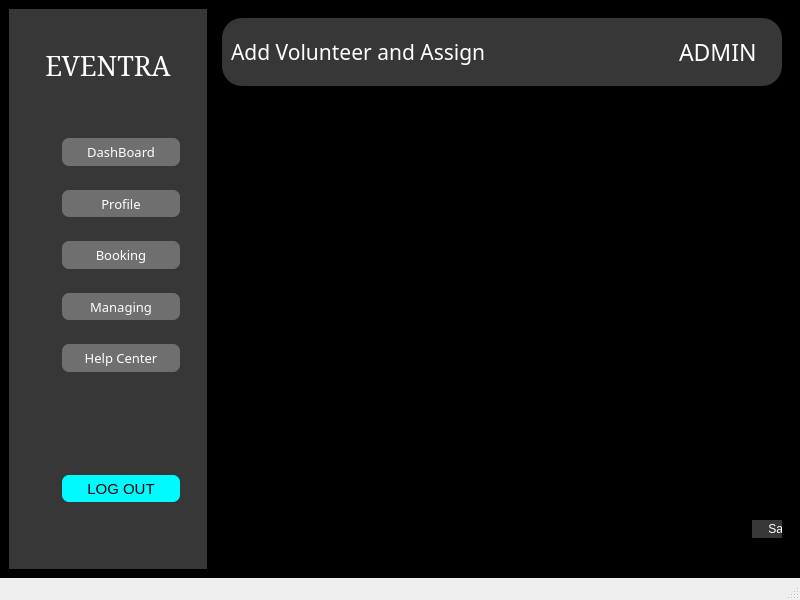
<?xml version="1.0" encoding="UTF-8"?>
<ui version="4.0">
 <class>AddVolunteerName</class>
 <widget class="QMainWindow" name="AddVolunteerName">
  <property name="geometry">
   <rect>
    <x>0</x>
    <y>0</y>
    <width>800</width>
    <height>600</height>
   </rect>
  </property>
  <property name="minimumSize">
   <size>
    <width>0</width>
    <height>0</height>
   </size>
  </property>
  <property name="maximumSize">
   <size>
    <width>16777215</width>
    <height>16777215</height>
   </size>
  </property>
  <property name="windowTitle">
   <string>MainWindow</string>
  </property>
  <widget class="QWidget" name="centralwidget">
   <property name="styleSheet">
    <string notr="true">background-color: rgb(0, 0, 0);</string>
   </property>
   <layout class="QHBoxLayout" name="horizontalLayout_2">
    <item>
     <layout class="QHBoxLayout" name="horizontalLayout">
      <item>
       <widget class="QWidget" name="widget" native="true">
        <property name="sizePolicy">
         <sizepolicy hsizetype="Fixed" vsizetype="Preferred">
          <horstretch>0</horstretch>
          <verstretch>0</verstretch>
         </sizepolicy>
        </property>
        <property name="minimumSize">
         <size>
          <width>180</width>
          <height>0</height>
         </size>
        </property>
        <property name="styleSheet">
         <string notr="true">background-color:rgb(55,55,55);</string>
        </property>
        <layout class="QVBoxLayout" name="verticalLayout_6">
         <item>
          <widget class="QWidget" name="LeftSidebar" native="true">
           <property name="sizePolicy">
            <sizepolicy hsizetype="Fixed" vsizetype="Preferred">
             <horstretch>0</horstretch>
             <verstretch>0</verstretch>
            </sizepolicy>
           </property>
           <property name="minimumSize">
            <size>
             <width>180</width>
             <height>0</height>
            </size>
           </property>
           <property name="styleSheet">
            <string notr="true">QWidget{
	background-color: rgb(55, 55, 55);
}</string>
           </property>
           <layout class="QVBoxLayout" name="verticalLayout_7">
            <item>
             <layout class="QVBoxLayout" name="verticalLayout_8">
              <item>
               <widget class="QLabel" name="label_20">
                <property name="font">
                 <font>
                  <family>SimSun</family>
                  <pointsize>20</pointsize>
                 </font>
                </property>
                <property name="styleSheet">
                 <string notr="true">QLabel{
padding-top:20px;
color:white;
}</string>
                </property>
                <property name="text">
                 <string>EVENTRA</string>
                </property>
                <property name="alignment">
                 <set>Qt::AlignmentFlag::AlignCenter</set>
                </property>
               </widget>
              </item>
             </layout>
            </item>
            <item>
             <spacer name="verticalSpacer_5">
              <property name="orientation">
               <enum>Qt::Orientation::Vertical</enum>
              </property>
              <property name="sizeHint" stdset="0">
               <size>
                <width>20</width>
                <height>40</height>
               </size>
              </property>
             </spacer>
            </item>
            <item>
             <widget class="QWidget" name="widget_17" native="true">
              <property name="sizePolicy">
               <sizepolicy hsizetype="Preferred" vsizetype="Fixed">
                <horstretch>0</horstretch>
                <verstretch>0</verstretch>
               </sizepolicy>
              </property>
              <property name="minimumSize">
               <size>
                <width>0</width>
                <height>40</height>
               </size>
              </property>
              <layout class="QHBoxLayout" name="horizontalLayout_58">
               <item>
                <layout class="QHBoxLayout" name="horizontalLayout_59">
                 <item>
                  <widget class="QLabel" name="label_26">
                   <property name="sizePolicy">
                    <sizepolicy hsizetype="Fixed" vsizetype="Fixed">
                     <horstretch>0</horstretch>
                     <verstretch>0</verstretch>
                    </sizepolicy>
                   </property>
                   <property name="minimumSize">
                    <size>
                     <width>20</width>
                     <height>20</height>
                    </size>
                   </property>
                   <property name="maximumSize">
                    <size>
                     <width>20</width>
                     <height>20</height>
                    </size>
                   </property>
                   <property name="text">
                    <string/>
                   </property>
                   <property name="pixmap">
                    <pixmap resource="resources.qrc">:/resources/icons8-dashboard-50.png</pixmap>
                   </property>
                   <property name="scaledContents">
                    <bool>true</bool>
                   </property>
                  </widget>
                 </item>
                 <item>
                  <widget class="QPushButton" name="dashboard_5">
                   <property name="font">
                    <font>
                     <family>Segoe Fluent Icons</family>
                     <pointsize>10</pointsize>
                    </font>
                   </property>
                   <property name="styleSheet">
                    <string notr="true">QPushButton{
color:white;
	background-color: rgb(111, 111, 111);
padding:5px;
border:none;
border-radius:7px;
}
QPushButton:hover{
	background-color: rgb(188, 0, 188);
}</string>
                   </property>
                   <property name="text">
                    <string>DashBoard</string>
                   </property>
                  </widget>
                 </item>
                </layout>
               </item>
              </layout>
             </widget>
            </item>
            <item>
             <widget class="QWidget" name="widget_18" native="true">
              <property name="sizePolicy">
               <sizepolicy hsizetype="Preferred" vsizetype="Fixed">
                <horstretch>0</horstretch>
                <verstretch>0</verstretch>
               </sizepolicy>
              </property>
              <property name="minimumSize">
               <size>
                <width>0</width>
                <height>40</height>
               </size>
              </property>
              <layout class="QHBoxLayout" name="horizontalLayout_60">
               <item>
                <layout class="QHBoxLayout" name="horizontalLayout_61">
                 <item>
                  <widget class="QLabel" name="label_27">
                   <property name="sizePolicy">
                    <sizepolicy hsizetype="Fixed" vsizetype="Fixed">
                     <horstretch>0</horstretch>
                     <verstretch>0</verstretch>
                    </sizepolicy>
                   </property>
                   <property name="minimumSize">
                    <size>
                     <width>20</width>
                     <height>20</height>
                    </size>
                   </property>
                   <property name="maximumSize">
                    <size>
                     <width>20</width>
                     <height>20</height>
                    </size>
                   </property>
                   <property name="text">
                    <string/>
                   </property>
                   <property name="pixmap">
                    <pixmap resource="resources.qrc">:/resources/icons8-profile-48.png</pixmap>
                   </property>
                   <property name="scaledContents">
                    <bool>true</bool>
                   </property>
                  </widget>
                 </item>
                 <item>
                  <widget class="QPushButton" name="Profile_4">
                   <property name="font">
                    <font>
                     <family>Segoe Fluent Icons</family>
                     <pointsize>10</pointsize>
                    </font>
                   </property>
                   <property name="styleSheet">
                    <string notr="true">QPushButton{
color:white;
	background-color: rgb(111, 111, 111);
padding:5px;
border:none;
border-radius:7px;
}
QPushButton:hover{
	background-color: rgb(188, 0, 188);
}</string>
                   </property>
                   <property name="text">
                    <string>Profile</string>
                   </property>
                  </widget>
                 </item>
                </layout>
               </item>
              </layout>
             </widget>
            </item>
            <item>
             <widget class="QWidget" name="widget_19" native="true">
              <property name="sizePolicy">
               <sizepolicy hsizetype="Preferred" vsizetype="Fixed">
                <horstretch>0</horstretch>
                <verstretch>0</verstretch>
               </sizepolicy>
              </property>
              <property name="minimumSize">
               <size>
                <width>0</width>
                <height>40</height>
               </size>
              </property>
              <layout class="QHBoxLayout" name="horizontalLayout_62">
               <item>
                <layout class="QHBoxLayout" name="horizontalLayout_63">
                 <item>
                  <widget class="QLabel" name="label_28">
                   <property name="sizePolicy">
                    <sizepolicy hsizetype="Fixed" vsizetype="Fixed">
                     <horstretch>0</horstretch>
                     <verstretch>0</verstretch>
                    </sizepolicy>
                   </property>
                   <property name="minimumSize">
                    <size>
                     <width>20</width>
                     <height>20</height>
                    </size>
                   </property>
                   <property name="maximumSize">
                    <size>
                     <width>20</width>
                     <height>20</height>
                    </size>
                   </property>
                   <property name="text">
                    <string/>
                   </property>
                   <property name="pixmap">
                    <pixmap resource="resources.qrc">:/resources/icons8-booking-48.png</pixmap>
                   </property>
                   <property name="scaledContents">
                    <bool>true</bool>
                   </property>
                  </widget>
                 </item>
                 <item>
                  <widget class="QPushButton" name="Booking_4">
                   <property name="font">
                    <font>
                     <family>Segoe Fluent Icons</family>
                     <pointsize>10</pointsize>
                    </font>
                   </property>
                   <property name="styleSheet">
                    <string notr="true">QPushButton{
color:white;
	background-color: rgb(111, 111, 111);
padding:5px;
border:none;
border-radius:7px;
}
QPushButton:hover{
	background-color: rgb(188, 0, 188);
}</string>
                   </property>
                   <property name="text">
                    <string>Booking</string>
                   </property>
                  </widget>
                 </item>
                </layout>
               </item>
              </layout>
             </widget>
            </item>
            <item>
             <widget class="QWidget" name="widget_20" native="true">
              <property name="sizePolicy">
               <sizepolicy hsizetype="Preferred" vsizetype="Fixed">
                <horstretch>0</horstretch>
                <verstretch>0</verstretch>
               </sizepolicy>
              </property>
              <property name="minimumSize">
               <size>
                <width>0</width>
                <height>40</height>
               </size>
              </property>
              <layout class="QHBoxLayout" name="horizontalLayout_64">
               <item>
                <layout class="QHBoxLayout" name="horizontalLayout_65">
                 <item>
                  <widget class="QLabel" name="label_29">
                   <property name="sizePolicy">
                    <sizepolicy hsizetype="Fixed" vsizetype="Fixed">
                     <horstretch>0</horstretch>
                     <verstretch>0</verstretch>
                    </sizepolicy>
                   </property>
                   <property name="minimumSize">
                    <size>
                     <width>20</width>
                     <height>20</height>
                    </size>
                   </property>
                   <property name="maximumSize">
                    <size>
                     <width>20</width>
                     <height>20</height>
                    </size>
                   </property>
                   <property name="text">
                    <string/>
                   </property>
                   <property name="pixmap">
                    <pixmap resource="resources.qrc">:/resources/icons8-hierarchy-48.png</pixmap>
                   </property>
                   <property name="scaledContents">
                    <bool>true</bool>
                   </property>
                  </widget>
                 </item>
                 <item>
                  <widget class="QPushButton" name="Managing_4">
                   <property name="font">
                    <font>
                     <family>Segoe Fluent Icons</family>
                     <pointsize>10</pointsize>
                    </font>
                   </property>
                   <property name="styleSheet">
                    <string notr="true">QPushButton{
color:white;
	background-color: rgb(111, 111, 111);
padding:5px;
border:none;
border-radius:7px;
}
QPushButton:hover{
	background-color: rgb(188, 0, 188);
}</string>
                   </property>
                   <property name="text">
                    <string>Managing</string>
                   </property>
                  </widget>
                 </item>
                </layout>
               </item>
              </layout>
             </widget>
            </item>
            <item>
             <widget class="QWidget" name="widget_21" native="true">
              <property name="sizePolicy">
               <sizepolicy hsizetype="Preferred" vsizetype="Fixed">
                <horstretch>0</horstretch>
                <verstretch>0</verstretch>
               </sizepolicy>
              </property>
              <property name="minimumSize">
               <size>
                <width>0</width>
                <height>40</height>
               </size>
              </property>
              <layout class="QHBoxLayout" name="horizontalLayout_66">
               <item>
                <layout class="QHBoxLayout" name="horizontalLayout_67">
                 <item>
                  <widget class="QLabel" name="label_30">
                   <property name="sizePolicy">
                    <sizepolicy hsizetype="Fixed" vsizetype="Fixed">
                     <horstretch>0</horstretch>
                     <verstretch>0</verstretch>
                    </sizepolicy>
                   </property>
                   <property name="minimumSize">
                    <size>
                     <width>20</width>
                     <height>20</height>
                    </size>
                   </property>
                   <property name="maximumSize">
                    <size>
                     <width>20</width>
                     <height>20</height>
                    </size>
                   </property>
                   <property name="text">
                    <string/>
                   </property>
                   <property name="pixmap">
                    <pixmap resource="resources.qrc">:/resources/icons8-help-center-48.png</pixmap>
                   </property>
                   <property name="scaledContents">
                    <bool>true</bool>
                   </property>
                  </widget>
                 </item>
                 <item>
                  <widget class="QPushButton" name="Help_Center_4">
                   <property name="font">
                    <font>
                     <family>Segoe Fluent Icons</family>
                     <pointsize>10</pointsize>
                    </font>
                   </property>
                   <property name="styleSheet">
                    <string notr="true">QPushButton{
color:white;
	background-color: rgb(111, 111, 111);
padding:5px;
border:none;
border-radius:7px;
}
QPushButton:hover{
	background-color: rgb(188, 0, 188);
}</string>
                   </property>
                   <property name="text">
                    <string>Help Center</string>
                   </property>
                  </widget>
                 </item>
                </layout>
               </item>
              </layout>
             </widget>
            </item>
            <item>
             <spacer name="verticalSpacer_6">
              <property name="orientation">
               <enum>Qt::Orientation::Vertical</enum>
              </property>
              <property name="sizeHint" stdset="0">
               <size>
                <width>20</width>
                <height>40</height>
               </size>
              </property>
             </spacer>
            </item>
            <item>
             <spacer name="verticalSpacer_7">
              <property name="orientation">
               <enum>Qt::Orientation::Vertical</enum>
              </property>
              <property name="sizeHint" stdset="0">
               <size>
                <width>20</width>
                <height>40</height>
               </size>
              </property>
             </spacer>
            </item>
            <item>
             <widget class="QWidget" name="widget_22" native="true">
              <property name="sizePolicy">
               <sizepolicy hsizetype="Preferred" vsizetype="Fixed">
                <horstretch>0</horstretch>
                <verstretch>0</verstretch>
               </sizepolicy>
              </property>
              <property name="minimumSize">
               <size>
                <width>0</width>
                <height>40</height>
               </size>
              </property>
              <layout class="QHBoxLayout" name="horizontalLayout_68">
               <item>
                <layout class="QHBoxLayout" name="horizontalLayout_69">
                 <item>
                  <widget class="QLabel" name="label_31">
                   <property name="sizePolicy">
                    <sizepolicy hsizetype="Fixed" vsizetype="Fixed">
                     <horstretch>0</horstretch>
                     <verstretch>0</verstretch>
                    </sizepolicy>
                   </property>
                   <property name="minimumSize">
                    <size>
                     <width>20</width>
                     <height>20</height>
                    </size>
                   </property>
                   <property name="maximumSize">
                    <size>
                     <width>20</width>
                     <height>20</height>
                    </size>
                   </property>
                   <property name="text">
                    <string/>
                   </property>
                   <property name="pixmap">
                    <pixmap resource="resources.qrc">:/resources/icons8-log-out-48.png</pixmap>
                   </property>
                   <property name="scaledContents">
                    <bool>true</bool>
                   </property>
                  </widget>
                 </item>
                 <item>
                  <widget class="QPushButton" name="pushButton_6">
                   <property name="font">
                    <font>
                     <pointsize>11</pointsize>
                    </font>
                   </property>
                   <property name="styleSheet">
                    <string notr="true">QPushButton{
color:black;
	
	background-color: rgb(0, 251, 255);
padding:5px;
border:none;
border-radius:7px;
}
QPushButton:hover{
	background-color: rgb(188, 0, 188);
color:white;
}</string>
                   </property>
                   <property name="text">
                    <string>LOG OUT</string>
                   </property>
                  </widget>
                 </item>
                </layout>
               </item>
              </layout>
             </widget>
            </item>
            <item>
             <spacer name="verticalSpacer_8">
              <property name="orientation">
               <enum>Qt::Orientation::Vertical</enum>
              </property>
              <property name="sizeHint" stdset="0">
               <size>
                <width>20</width>
                <height>40</height>
               </size>
              </property>
             </spacer>
            </item>
           </layout>
          </widget>
         </item>
         <item>
          <layout class="QVBoxLayout" name="verticalLayout_5"/>
         </item>
        </layout>
       </widget>
      </item>
      <item>
       <widget class="QWidget" name="widget_2" native="true">
        <layout class="QVBoxLayout" name="verticalLayout_2">
         <item>
          <layout class="QVBoxLayout" name="verticalLayout">
           <item>
            <widget class="QWidget" name="widget_3" native="true">
             <property name="sizePolicy">
              <sizepolicy hsizetype="Preferred" vsizetype="Fixed">
               <horstretch>0</horstretch>
               <verstretch>0</verstretch>
              </sizepolicy>
             </property>
             <property name="minimumSize">
              <size>
               <width>0</width>
               <height>60</height>
              </size>
             </property>
             <property name="styleSheet">
              <string notr="true">background-color:rgb(55,55,55);
border-radius:20px;</string>
             </property>
             <layout class="QHBoxLayout" name="horizontalLayout_4">
              <item>
               <layout class="QHBoxLayout" name="horizontalLayout_3">
                <item>
                 <widget class="QLabel" name="label">
                  <property name="font">
                   <font>
                    <family>Sitka</family>
                    <pointsize>16</pointsize>
                   </font>
                  </property>
                  <property name="styleSheet">
                   <string notr="true">color:white;</string>
                  </property>
                  <property name="text">
                   <string>Add Volunteer and Assign </string>
                  </property>
                 </widget>
                </item>
                <item>
                 <widget class="QWidget" name="widget_5" native="true">
                  <property name="sizePolicy">
                   <sizepolicy hsizetype="Fixed" vsizetype="Preferred">
                    <horstretch>0</horstretch>
                    <verstretch>0</verstretch>
                   </sizepolicy>
                  </property>
                  <property name="minimumSize">
                   <size>
                    <width>155</width>
                    <height>0</height>
                   </size>
                  </property>
                  <layout class="QHBoxLayout" name="horizontalLayout_6">
                   <item>
                    <layout class="QHBoxLayout" name="horizontalLayout_5">
                     <item>
                      <widget class="QLabel" name="label_3">
                       <property name="minimumSize">
                        <size>
                         <width>30</width>
                         <height>30</height>
                        </size>
                       </property>
                       <property name="maximumSize">
                        <size>
                         <width>30</width>
                         <height>30</height>
                        </size>
                       </property>
                       <property name="text">
                        <string/>
                       </property>
                       <property name="pixmap">
                        <pixmap resource="resources.qrc">:/resources/icons8-name-50.png</pixmap>
                       </property>
                       <property name="scaledContents">
                        <bool>true</bool>
                       </property>
                      </widget>
                     </item>
                     <item>
                      <widget class="QLabel" name="label_2">
                       <property name="font">
                        <font>
                         <family>Sitka</family>
                         <pointsize>17</pointsize>
                        </font>
                       </property>
                       <property name="styleSheet">
                        <string notr="true">color:white;
padding-left:10px;</string>
                       </property>
                       <property name="text">
                        <string>ADMIN</string>
                       </property>
                      </widget>
                     </item>
                    </layout>
                   </item>
                  </layout>
                 </widget>
                </item>
               </layout>
              </item>
             </layout>
            </widget>
           </item>
           <item>
            <widget class="QScrollArea" name="scrollArea">
             <property name="widgetResizable">
              <bool>true</bool>
             </property>
             <widget class="QWidget" name="scrollAreaWidgetContents">
              <property name="geometry">
               <rect>
                <x>0</x>
                <y>0</y>
                <width>574</width>
                <height>426</height>
               </rect>
              </property>
              <widget class="QWidget" name="scrollContent" native="true">
               <property name="geometry">
                <rect>
                 <x>0</x>
                 <y>0</y>
                 <width>581</width>
                 <height>461</height>
                </rect>
               </property>
              </widget>
             </widget>
            </widget>
           </item>
          </layout>
         </item>
         <item>
          <widget class="QWidget" name="widget_4" native="true">
           <property name="sizePolicy">
            <sizepolicy hsizetype="Preferred" vsizetype="Fixed">
             <horstretch>0</horstretch>
             <verstretch>0</verstretch>
            </sizepolicy>
           </property>
           <property name="minimumSize">
            <size>
             <width>0</width>
             <height>40</height>
            </size>
           </property>
           <widget class="QPushButton" name="Savevolunteers">
            <property name="geometry">
             <rect>
              <x>530</x>
              <y>0</y>
              <width>60</width>
              <height>18</height>
             </rect>
            </property>
            <property name="minimumSize">
             <size>
              <width>60</width>
              <height>0</height>
             </size>
            </property>
            <property name="maximumSize">
             <size>
              <width>60</width>
              <height>16777215</height>
             </size>
            </property>
            <property name="styleSheet">
             <string notr="true">background-color:rgb(55,55,55);
color:white;
border:none;</string>
            </property>
            <property name="text">
             <string>Save</string>
            </property>
           </widget>
          </widget>
         </item>
        </layout>
       </widget>
      </item>
     </layout>
    </item>
   </layout>
  </widget>
  <widget class="QMenuBar" name="menubar">
   <property name="geometry">
    <rect>
     <x>0</x>
     <y>0</y>
     <width>800</width>
     <height>18</height>
    </rect>
   </property>
  </widget>
  <widget class="QStatusBar" name="statusbar"/>
 </widget>
 <resources>
  <include location="resources.qrc"/>
 </resources>
 <connections/>
</ui>
